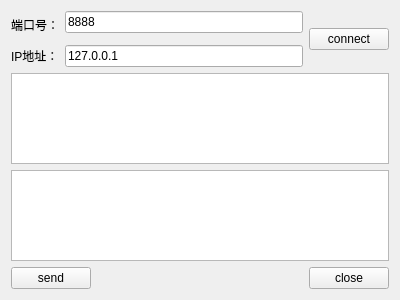
<?xml version="1.0" encoding="UTF-8"?>
<ui version="4.0">
 <class>ClientWidget</class>
 <widget class="QWidget" name="TcpClientWidget">
  <property name="geometry">
   <rect>
    <x>0</x>
    <y>0</y>
    <width>400</width>
    <height>300</height>
   </rect>
  </property>
  <property name="windowTitle">
   <string>客户端</string>
  </property>
  <layout class="QGridLayout" name="gridLayout">
   <item row="0" column="0" rowspan="2">
    <widget class="QLabel" name="labelPort">
     <property name="text">
      <string>端口号：</string>
     </property>
    </widget>
   </item>
   <item row="0" column="1" colspan="2">
    <widget class="QLineEdit" name="lineEditPort">
     <property name="text">
      <string>8888</string>
     </property>
    </widget>
   </item>
   <item row="2" column="0">
    <widget class="QLabel" name="labelIP">
     <property name="text">
      <string>IP地址：</string>
     </property>
    </widget>
   </item>
   <item row="2" column="1" colspan="2">
    <widget class="QLineEdit" name="lineEditIP">
     <property name="text">
      <string>127.0.0.1</string>
     </property>
    </widget>
   </item>
   <item row="3" column="0" colspan="4">
    <widget class="QPlainTextEdit" name="plainTextEditRead">
     <property name="readOnly">
      <bool>true</bool>
     </property>
    </widget>
   </item>
   <item row="4" column="0" colspan="4">
    <widget class="QPlainTextEdit" name="plainTextEditWrite"/>
   </item>
   <item row="5" column="0" colspan="2">
    <widget class="QPushButton" name="pushButtonSend">
     <property name="text">
      <string>send</string>
     </property>
    </widget>
   </item>
   <item row="5" column="2">
    <spacer name="horizontalSpacer">
     <property name="orientation">
      <enum>Qt::Horizontal</enum>
     </property>
     <property name="sizeHint" stdset="0">
      <size>
       <width>217</width>
       <height>20</height>
      </size>
     </property>
    </spacer>
   </item>
   <item row="5" column="3">
    <widget class="QPushButton" name="pushButtonClose">
     <property name="text">
      <string>close</string>
     </property>
    </widget>
   </item>
   <item row="0" column="3" rowspan="3">
    <widget class="QPushButton" name="pushButtonConnect">
     <property name="text">
      <string>connect</string>
     </property>
    </widget>
   </item>
  </layout>
 </widget>
 <resources/>
 <connections/>
</ui>
